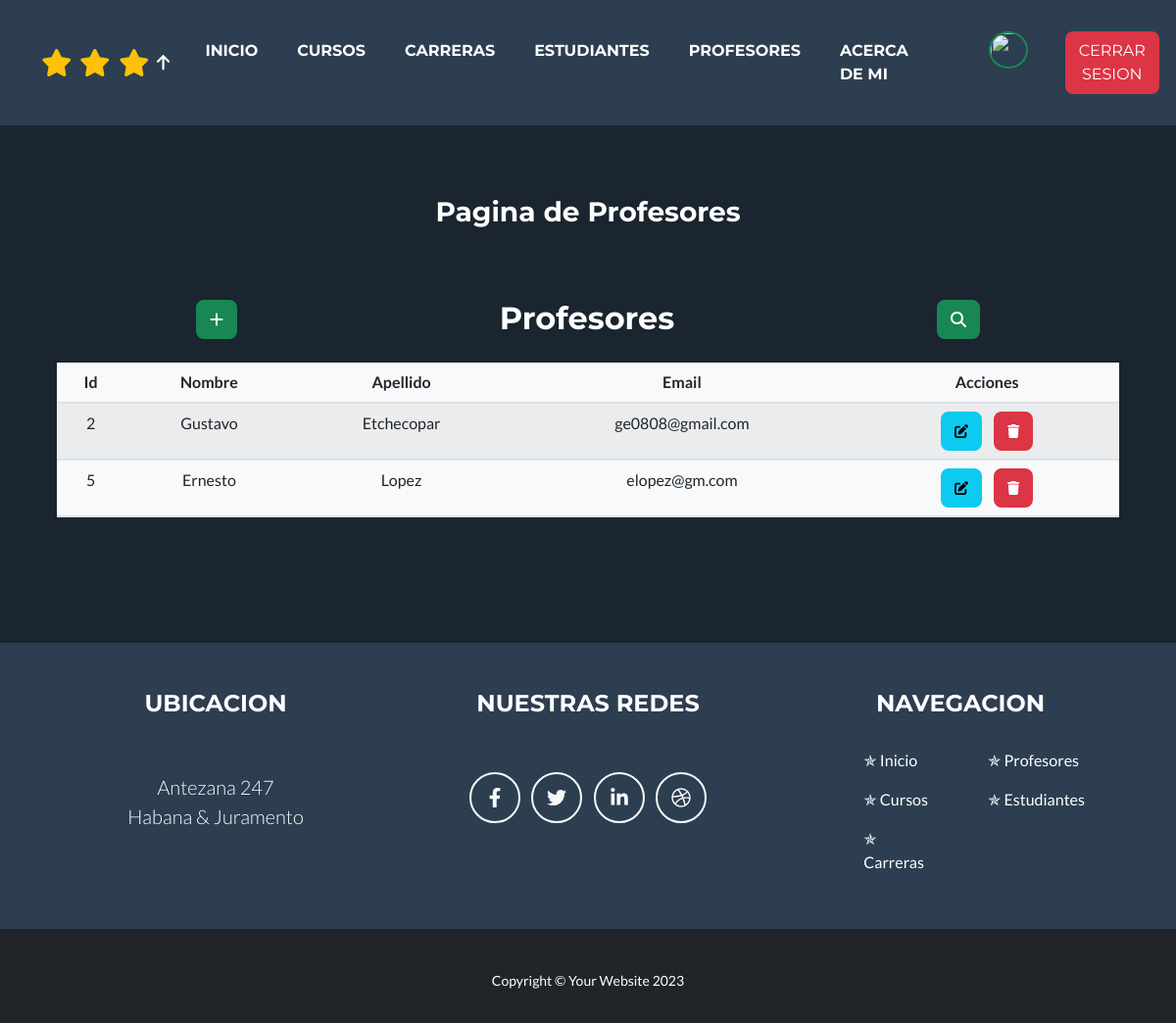
The app's page /profesores/ (signed in) with its own data.
### aplication/models.py (models this page shows, shortened)
class Profesor(models.Model):
    nombre = models.CharField(max_length=50, blank=False)
    apellido = models.CharField(max_length=50, blank=False)
    email = models.EmailField()
    class Meta:
        verbose_name = "Profesor"
        verbose_name_plural = "Profesores"

### aplication/views.py (the view)
# urls.py: path('profesores/', ProfesorList.as_view(), name='profesores'),
class ProfesorList(LoginRequiredMixin, ListView):
    model = Profesor

### aplication/templates/aplication/profesor_list.html
{% extends 'aplication/woheader.html' %}
{% load static %}
{% block title %}
    Pagina de Profesores
{% endblock title %}
{% block content %}
    <div class="mx-auto container p-2">
        <div class="d-flex justify-content-around">
            <a class="btn btn-success" href="{% url 'create_profesor' %}#{id-dinamico}"><b><i class="fa fa-plus"></i></b></a>
            <h2 class="m-0">Profesores</h2>
            <a class="btn btn-success" href="{% url 'buscar_profesor' %}#{id-dinamico}"><b><i class="fa fa-search"></i></b></a>
        </div>
    </div>
    <table class="table table-striped bg-light mt-3">
        <thead>
            <tr>
                <th>Id</th>
                <th>Nombre</th>
                <th>Apellido</th>
                <th>Email</th>
                <th>Acciones</th>
            </tr>
        </thead>
        <tbody>
    {% for p in profesor_list %}
            <tr>
                <td>{{ p.id }}</td>
                <td>{{ p.nombre }}</td>
                <td>{{ p.apellido }}</td>
                <td>{{ p.email }}</td>
                <td>
                    <a
                        href="{% url 'update_profesor' p.id %}"
                        class="btn btn-info mx-1"
                        ><i class="fa fa-edit fa-sm" title="Edit Record"></i>
                    </a>
                    <a
                        href="{% url 'delete_profesor' p.id %}"
                        class="btn btn-danger mx-1"
                        ><i class="fa fa-trash fa-sm" title="Delete Record"></i>
                    </a>
                </td>
            </tr>
    {% endfor %}
        </tbody>
    </table>
{% endblock content %}

### records on screen
Profesor: id "2", nombre "Gustavo", apellido "Etchecopar", email "ge0808@gmail.com"
Profesor: id "5", nombre "Ernesto", apellido "Lopez", email "elopez@gm.com"
